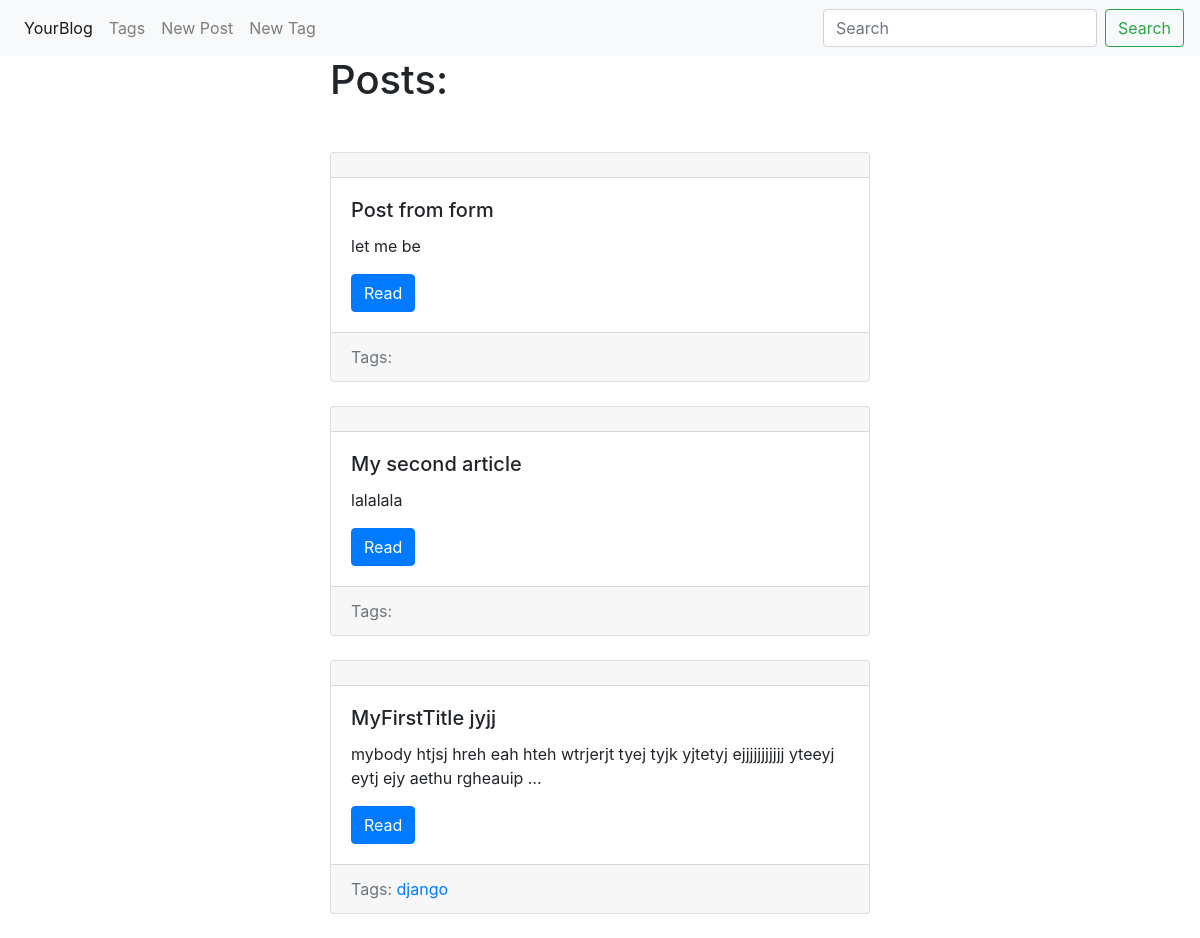
/blog/, run on an earlier commit of the app's database.
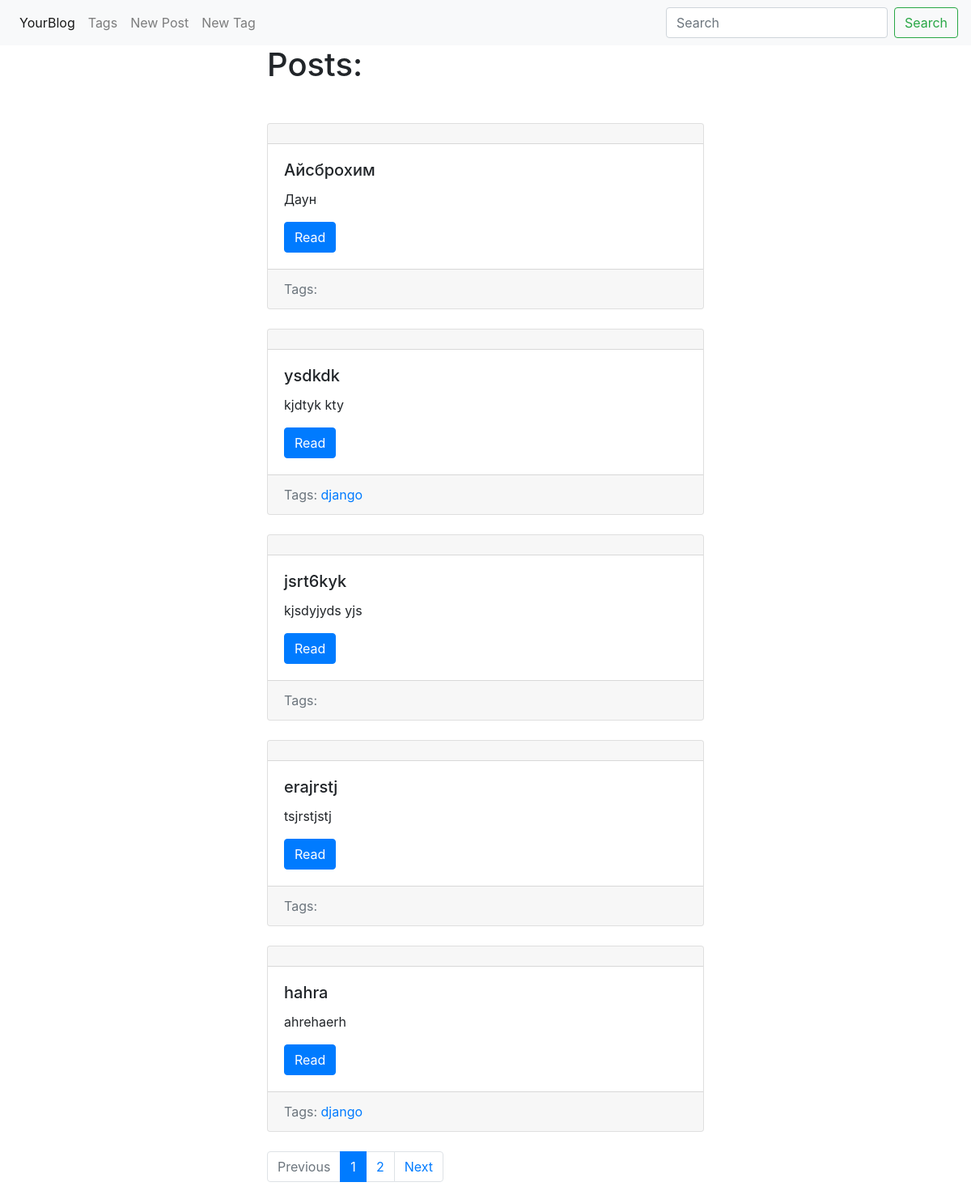
And on a later commit of the database.
### blog/models.py (models this page shows, shortened)
class Post(ModelLinksMixin, models.Model):
    title = models.CharField(max_length=150, db_index=True)
    slug = models.SlugField(max_length=150, blank=True, unique=True)        # unique=True - only unique slug and
    body = models.TextField(blank=True, db_index=True)                      # blank=True - can be empty
    tags = models.ManyToManyField('Tag', blank=True, related_name='posts')
    date_pub = models.DateTimeField(auto_now_add=True)              # auto_now_add=True - data_pub will be recoded when
    name_detail = 'post_detail_url'
    name_update = 'post_update_url'
    name_delete = 'post_delete_url'
    class Meta:
        ordering = ['-date_pub']

class Tag(ModelLinksMixin, models.Model):
    title = models.CharField(max_length=50)
    slug = models.SlugField(max_length=50, unique=True)
    name_detail = 'tag_detail_url'
    name_update = 'tag_update_url'
    name_delete = 'tag_delete_url'
    class Meta:
        ordering = ['title']

### blog/views.py (the view)
# urls.py: path('', posts_list, name='posts_list_url'),
def posts_list(request):
    search_query = request.GET.get('search', '')
    if search_query:
        posts = Post.objects.filter(Q(title__icontains=search_query) | Q(body__icontains=search_query))
    else:
        posts = Post.objects.all()
    paginator = Paginator(posts, 5)
    page_number = request.GET.get('page', 1)
    page = paginator.get_page(page_number)
    is_paginated = page.has_other_pages()
    if page.has_previous():
        prev_url = '?page={}'.format(page.previous_page_number())
    else:
        prev_url = ''
    if page.has_next():
        next_url = '?page={}'.format(page.next_page_number())
    else:
        next_url = ''
    context = {'page_object': page,
               'is_paginated': is_paginated,
               'prev_url': prev_url,
               'next_url': next_url}
    return render(request, 'blog/index.html', context=context)

### blog/utils.py (called while the page is built)
    def get_absolute_url(self):
        return reverse(self.name_detail, kwargs={'slug': self.slug})

### blog/templates/blog/index.html (shortened to what this page needs)
{% extends 'blog/base_blog.html' %}
{% block content%}
<h1 class="mb-5">Posts:</h1>
    {% for post in page_object.object_list %}
        {% include 'blog/includes/post_card_template.html' %}
    {% endfor %}
{% endblock %}
{% block paginator %}
    {% if is_paginated %}
        <nav aria-label="...">
            <ul class="pagination">
                <li class="page-item {% if not prev_url %} disabled {%endif%}">
                    <a class="page-link" href="{{prev_url}}">Previous</a>
                </li>
                {% for n in page_object.paginator.page_range %}
                    {% if page_object.number == n %}
                    <li class="page-item active" aria-current="page">
                        <a class="page-link" href="?page={{ n }}">{{n}} <span class="sr-only">(current)</span></a>
                    </li>
                    {% elif n > page_object.number|add:-2 and n < page_object.number|add:2 %}
                    <li class="page-item">
                        <a class="page-link" href="?page={{ n }}">{{n}}</a>
                    </li>
                    {% endif %}
                {% endfor %}
                <li class="page-item {% if not next_url %} disabled {%endif%}">
                    <a class="page-link" href="{{next_url}}">Next</a>
                </li>
            </ul>
        </nav>
    {% endif %}
{% endblock %}

### blog/templates/blog/includes/post_card_template.html (shortened to what this page needs)
<div class="card mb-4">
    <div class="card-header">
    </div>
    <div class="card-body">
        <h5 class="card-title">
            {{post.title}}
        </h5>
        <p class="card-text">
            {{ post.body|truncatewords:15 }}
        </p>
        <a href="{{ post.get_absolute_url }}" class="btn btn-primary">Read</a>
    </div>
    <div class="card-footer text-muted">
        Tags:
        {% for tag in post.tags.all %}
        <a href="{{tag.get_absolute_url}}">{{tag.title}}</a>
        {% endfor %}
    </div>
</div>

What changed in the data, as far as the page shows it:
no longer on this page (row unchanged): Post: title "Post from form", body "let me be"
no longer on this page (row unchanged): Post: title "My second article", body "lalalala"
no longer on this page (row unchanged): Post: title "MyFirstTitle jyjj", body "mybody htjsj hreh eah hteh wtrjerjt tyej tyjk yjtetyj ejjjjjjjjjjj yteeyj eytj ejy aethu rgheauip …", Tag (title "django")
added Post: title "Айсброхим", body "Даун"
added Post: title "ysdkdk", body "kjdtyk kty", Tag (title "django")
added Post: title "jsrt6kyk", body "kjsdyjyds yjs"
added Post: title "erajrstj", body "tsjrstjstj"
added Post: title "hahra", body "ahrehaerh", Tag (title "django")
Also different on the page:
text now shown: "Previous Next"
new list line: "1"
new list line: "2"
